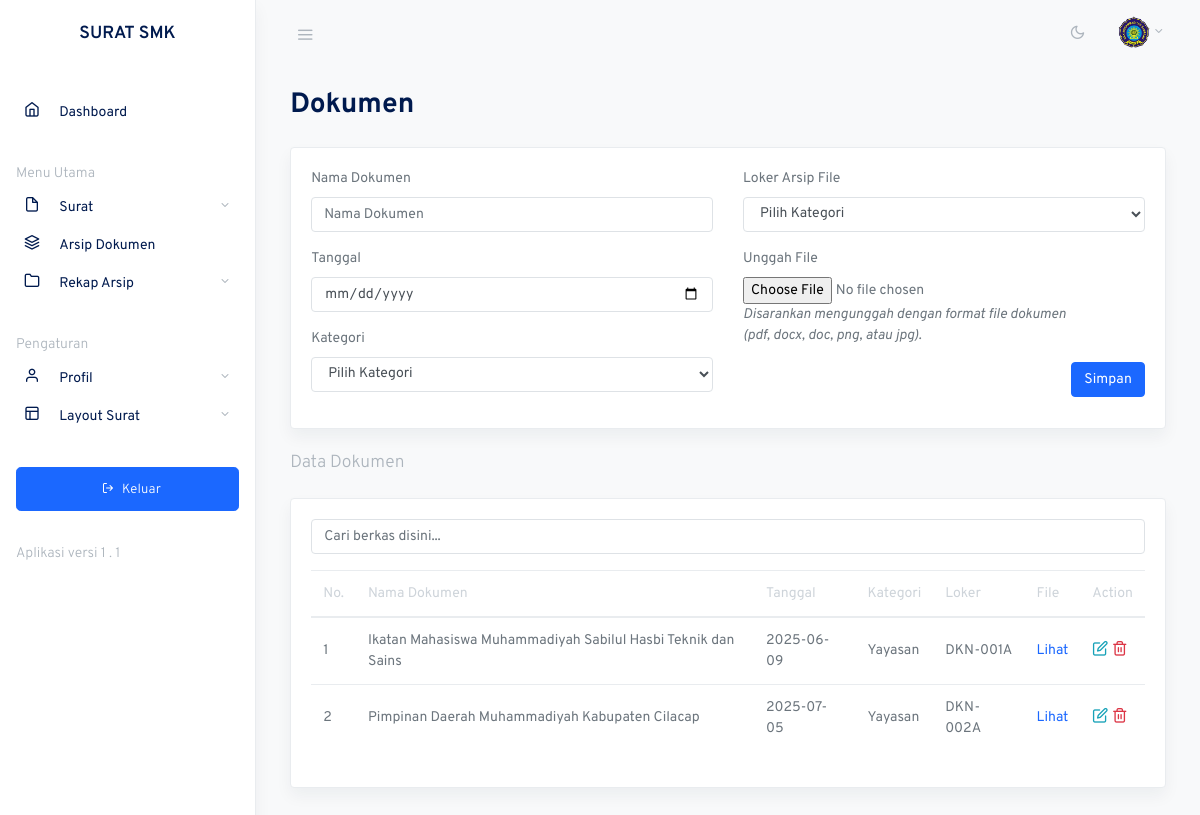
The app's page /arsipdokumen.php (signed in) with its own data.
### tables this page shows
CREATE TABLE `tb_dokumen` (
  `id_dokumen` int(11) NOT NULL,
  `instansi` varchar(100) NOT NULL,
  `tanggal` date NOT NULL,
  `kategori` varchar(30) NOT NULL,
  `nama_file` varchar(30) NOT NULL,
  `id_loker` varchar(30) NOT NULL
);

### arsipdokumen.php (the view, shortened to what this page needs)
<?php
require_once 'include/functions.php';
$edit_mode = false;
$edit_data = null;
?>
<?php include 'include/header.php'; ?>
<main role="main" class="main-content">
    <div class="container-fluid">
        <div class="row justify-content-center">
            <div class="col-12">
                <h2 class="mb-4 page-title"><?= $edit_mode ? "Dokumen" : "Dokumen" ?></h2>
                <div class="card shadow mb-4">
                    <form action="" method="POST" enctype="multipart/form-data">
                        <div class="card-body">
                            <div class="row">
                                <div class="col-md-6">
                                    <div class="form-group mb-3">
                                        <label for="instansi">Nama Dokumen</label>
                                        <input type="text" id="instansi" name="instansi" class="form-control" placeholder="Nama Dokumen"
                                            value="<?= $edit_mode ? htmlspecialchars($edit_data['instansi']) : '' ?>">
                                    </div>
                                    <div class="form-group mb-3">
                                        <label for="tanggal">Tanggal</label>
                                        <input class="form-control" id="tanggal" name="tanggal" type="date" placeholder="Tanggal"
                                            value="<?= $edit_mode ? htmlspecialchars($edit_data['tanggal']) : '' ?>">
                                    </div>
                                    <div class="form-group mb-3">
                                        <label for="kategori">Kategori</label>
                                        <select class="form-control" id="kategori" name="kategori" required>
                                            <option value="" <?= !$edit_mode ? 'selected' : '' ?>>Pilih Kategori</option>
                                        </select>
                                    </div>
                                </div>
                                <div class="col-md-6">
                                    <div class="form-group mb-3">
                                        <label for="loker">Loker Arsip File</label>
                                        <select class="form-control" id="id_loker" name="id_loker" required>
                                            <option value="" <?= !$edit_mode ? 'selected' : '' ?>>Pilih Kategori</option>
                                        </select>
                                    </div>
                                    <div class="form-group mb-3">
                                        <label for="nama_file">Unggah File <?= $edit_mode ? '(kosongkan jika tidak ingin mengganti)' : '' ?></label>
                                        <input type="file" id="nama_file" name="nama_file" class="form-control-file" accept=".pdf,.doc,.docx,.ppt,.pptx,.xlsx,.jpg,.jpeg,.png">
                                        <p><i>Disarankan mengunggah dengan format file dokumen<br> (pdf, docx, doc, png, atau jpg).</i></p>
                                    </div>
                                    <div style="display: flex; justify-content: flex-end; align-items: flex-end;">
                                        <button type="submit" class="btn btn-primary" name="submit"><?= $edit_mode ? "Update" : "Simpan" ?></button>
                                    </div>
                                </div>
                            </div>
                        </div>
                    </form>
                </div>
        <div class="row justify-content-center">
            <div class="col-12">
                <h2 class="h5 page-title text-muted">Data Dokumen</h2>
                <div class="row my-4">
                    <div class="col-md-12">
                        <div class="card shadow">
                            <div class="card-body">
                                <div class="mb-3">
                                    <input
                                        type="text"
                                        id="searchInput"
                                        class="form-control"
                                        placeholder="Cari berkas disini..."
                                        onkeyup="filterTable()">
                                </div>
                                <table class="table datatables" id="dataTable-1">
                                    <thead>
                                        <tr>
                                            <th>No.</th>
                                            <th>Nama Dokumen</th>
                                            <th>Tanggal</th>
                                            <th>Kategori</th>
                                            <th>Loker</th>
                                            <th>File</th>
                                            <th>Action</th>
                                        </tr>
                                    </thead>
                                    <tbody>
                                        <?php
                                        $no = 1;
                                        $query = mysqli_query($config, "SELECT * FROM tb_dokumen");
                                        while ($row = mysqli_fetch_assoc($query)) {
                                            echo "<tr>
                                                    <td>{$no}</td>
                                                    <td>" . htmlspecialchars($row['instansi']) . "</td>
                                                    <td>" . htmlspecialchars($row['tanggal']) . "</td>
                                                    <td>" . htmlspecialchars($row['kategori']) . "</td>
                                                    <td>" . htmlspecialchars($row['id_loker']) . "</td>
                                                    <td><a href='" . htmlspecialchars($row['nama_file']) . "' target='_blank'>Lihat</a></td>
                                                    <td>
                                                        <a class='text-info' href='?edit_id={$row['id_dokumen']}' title='Edit'><i class='fe fe-edit fe-16'></i></a>
                                                        <a class='text-danger' href='?delete_id={$row['id_dokumen']}' title='Hapus' onclick='return confirm(\"Apakah kamu yakin ingin menghapus Dokumen ini?\");'><i class='fe fe-trash-2 fe-16'></i></a>
                                                    </td>
                                                </tr>";
                                            $no++;
                                        }
                                        ?>
                                    </tbody>
                                </table>
                            </div>
                        </div>
                    </div>
                </div>
            </div>
        </div>
    </div>
</main>
<?php include 'include/footer.php'; ?>

### css/feather.css (style rules this page uses)
.fe { font-family: "feather" !important; speak: none; font-style: normal; font-weight: normal; font-variant: normal; text-transform: none; line-height: 1; -webkit-font-smoothing: antialiased; -moz-osx-font-smoothing: grayscale; }
.fe-16 { font-size: 16px; }
.fe-edit:before { content: ""; }
.fe-trash-2:before { content: ""; }

### records on screen
tb_dokumen: instansi "Ikatan Mahasiswa Muhammadiyah Sabilul Hasbi Teknik dan Sains", tanggal "2025-06-09", kategori "Yayasan", id_loker "DKN-001A"
tb_dokumen: instansi "Pimpinan Daerah Muhammadiyah Kabupaten Cilacap", tanggal "2025-07-05", kategori "Yayasan", id_loker "DKN-002A"
